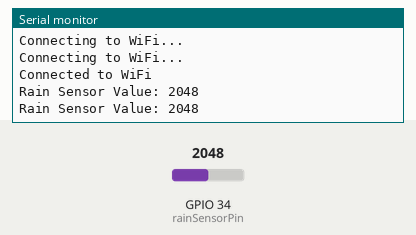
This sketch was run on a simulated ESP32. Shown: the last lines printed to the serial monitor. The inputs (shaded band) are chosen by the test bench; at power-on: GPIO 34 (rainSensorPin) = 2048. WiFi joins after 1.5 s; servers stay silent unless stated; web services answer with replies made up by the test bench.

Above: at 3.2 s.
3.3 s: GPIO 34 (rainSensorPin) set to 521
At 4.6 s:
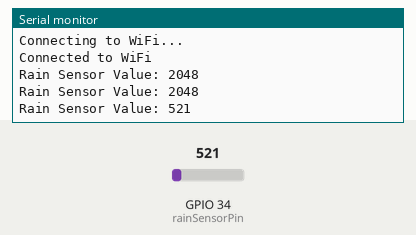
4.8 s: GPIO 34 (rainSensorPin) set to 476
At 6.1 s:
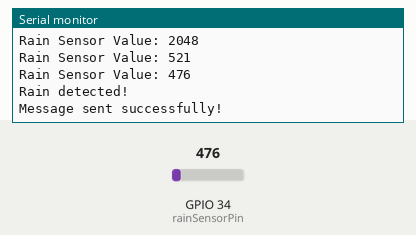
Timing chart, 0 to 7.8 s (numbered marks = the images above; inputs shaded):
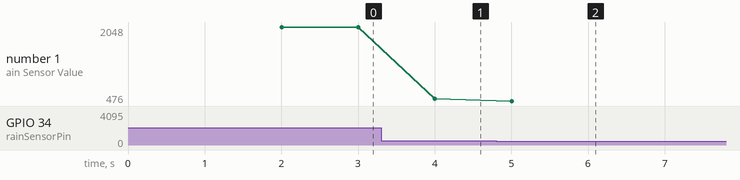

Measured:
- the behaviour switches between 500 and 499 on GPIO 34 (rainSensorPin) (found by bisection; images 1 and 2)
- after the input at 3.3 s, the serial monitor: prints a new line after 0.70 s (image 1)
- after the input at 4.8 s, the serial monitor: prints a new line after 0.20 s (image 2)
- plotted number 1: 2048 → 521 after the input at 3.3 s, 521 → 476 after the input at 4.8 s

The sketch:

main.ino
```cpp
#include <WiFi.h>
#include <HTTPClient.h>

// Replace with your network credentials
const char* ssid = "your_SSID";
const char* password = "your_PASSWORD";

// Replace with your Telegram Bot Token and Chat ID
String botToken = "your_BOT_TOKEN";
String chatID = "your_CHAT_ID";

// Rain sensor and other configurations
const int rainSensorPin = 34; // Analog pin for rain sensor

// URL for sending a Telegram message
String serverName = "https://api.telegram.org/bot" + botToken + "/sendMessage";

void setup() {
  // Initialize serial communication
  Serial.begin(115200);

  // Initialize Wi-Fi connection
  WiFi.begin(ssid, password);
  while (WiFi.status() != WL_CONNECTED) {
    delay(1000);
    Serial.println("Connecting to WiFi...");
  }
  Serial.println("Connected to WiFi");

  // Set up rain sensor pin
  pinMode(rainSensorPin, INPUT);
}

void loop() {
  // Read rain sensor value
  int sensorValue = analogRead(rainSensorPin);
  Serial.println("Rain Sensor Value: " + String(sensorValue));

  // Check if it's raining (adjust threshold as needed)
  if (sensorValue < 500) {
    Serial.println("Rain detected!");

    // Send message to Telegram
    sendTelegramMessage("Rain detected! Sensor Value: " + String(sensorValue));

    // Wait before sending another alert
    delay(60000); // Send alert once per minute
  }

  // Wait a bit before the next reading
  delay(1000);
}

// Function to send message to Telegram
void sendTelegramMessage(String message) {
  if (WiFi.status() == WL_CONNECTED) {
    HTTPClient http;

    String serverPath = serverName + "?chat_id=" + chatID + "&text=" + message;

    http.begin(serverPath.c_str());
    int httpResponseCode = http.GET();

    if (httpResponseCode > 0) {
      Serial.println("Message sent successfully!");
    } else {
      Serial.println("Error sending message.");
    }
    http.end();
  } else {
    Serial.println("WiFi Disconnected");
  }
}
```
